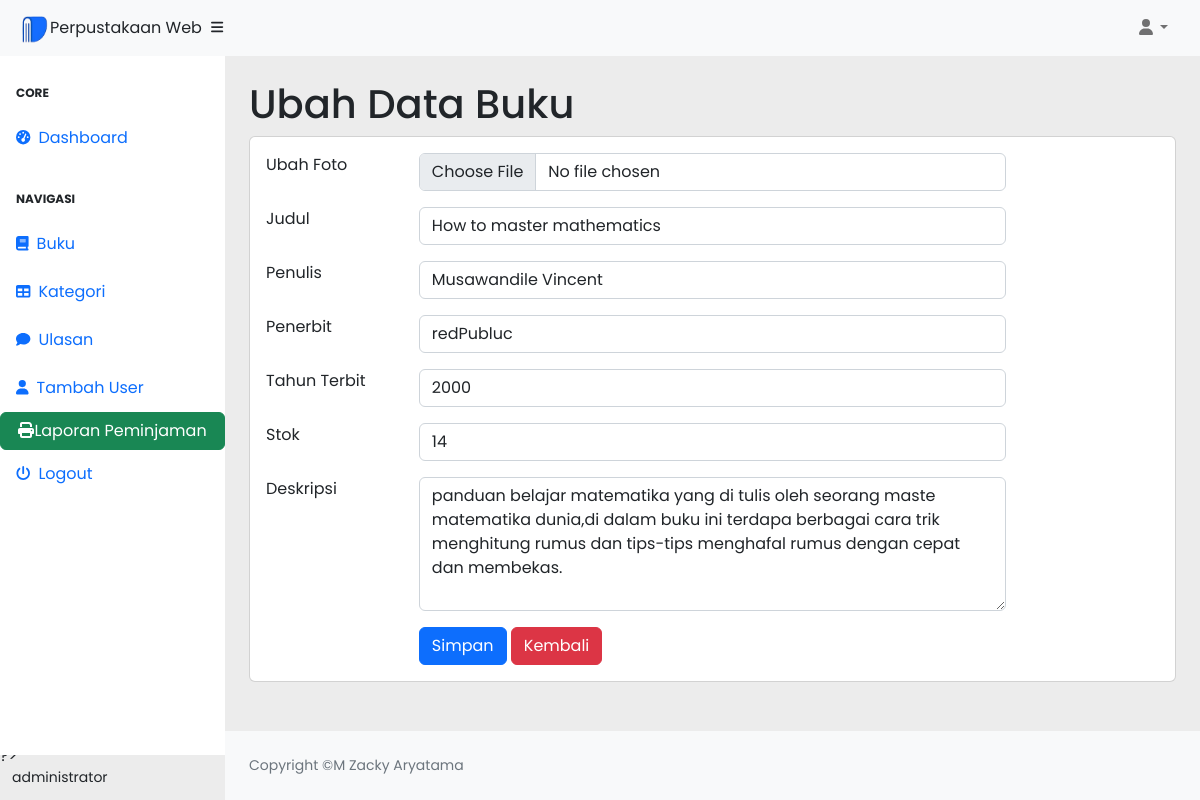
/index.php?page=buku_ubah&bukuID=1 (signed in), run on the app's committed database.
### tables this page shows
CREATE TABLE `t_buku` (
  `bukuID` int(11) NOT NULL,
  `kategoriID` int(11) NOT NULL,
  `stok` int(100) NOT NULL,
  `deskripsi` varchar(500) NOT NULL,
  `judul` varchar(255) DEFAULT NULL,
  `penulis` varchar(255) DEFAULT NULL,
  `penerbit` varchar(255) DEFAULT NULL,
  `tahunTerbit` int(11) DEFAULT NULL,
  `foto` varchar(255) NOT NULL
);

### buku_ubah.php (the view, shortened to what this page needs)
<?php
include 'koneksi.php';
$id = isset($_GET['bukuID']) ? $_GET['bukuID'] : null;
$query = mysqli_query($koneksi,"SELECT * FROM t_buku where bukuID=$id");
$data = mysqli_fetch_array($query);
?>
<!DOCTYPE html>
<html lang="en">
<head>
</head>
<body>
    <h1 class="mt-4">Ubah Data Buku</h1>
    <div class="card">
        <div class="card-body">
            <div class="row">
                <div class="col-md-12">
                    <form method="post" action="buku_ubah.php?bukuID=<?php echo $id; ?>" enctype="multipart/form-data">
                        <div class="row mb-3">
                            <div class="col-md-2">Ubah Foto</div>
                            <div class="col-md-8">
                                <input type="file" class="form-control" name="foto">
                            </div>
                        </div>
                        <div class="row mb-3">
                            <div class="col-md-2">Judul</div>
                            <div class="col-md-8"><input type="text" value="<?php echo $data['judul'];?>" class="form-control" name="judul"></div>
                        </div>
                        <div class="row mb-3">
                            <div class="col-md-2">Penulis</div>
                            <div class="col-md-8"><input type="text" value="<?php echo $data['penulis'];?>" class="form-control" name="penulis"></div>
                        </div>
                        <div class="row mb-3">
                            <div class="col-md-2">Penerbit</div>
                            <div class="col-md-8"><input type="text" value="<?php echo $data['penerbit'];?>" class="form-control" name="penerbit"></div>
                        </div>
                        <div class="row mb-3">
                            <div class="col-md-2">Tahun Terbit</div>
                            <div class="col-md-8"><input type="number" value="<?php echo $data['tahunTerbit'];?>" class="form-control" name="tahunTerbit"></div>
                        </div>
                        <div class="row mb-3">
                            <div class="col-md-2">Stok</div>
                            <div class="col-md-8"><input type="number" value="<?php echo $data['stok'];?>" class="form-control" name="stok"></div>
                        </div>
                        <div class="row mb-3">
                            <div class="col-md-2">Deskripsi</div>
                            <div class="col-md-8">
                                <textarea name="deskripsi" rows="5" class="form-control"><?php echo $data['deskripsi'];?></textarea>
                            </div>
                        </div>
                        <div class="row">
                            <div class="col-md-2"></div>
                            <div class="col-md-8">
                                <button type="submit" class="btn btn-primary" name="submit" value="submit">Simpan</button>
                                <a href="?page=buku" class="btn btn-danger">Kembali</a>
                            </div>
                        </div>
                    </form>
                </div>
            </div>
        </div>
    </div>
</body>
</html>

### body.css (style rules this page uses)
body { font-family: 'Poppins', sans-serif; background: #ececec; }

### data on the page
t_buku: judul "How to master mathematics", penulis "Musawandile Vincent", penerbit "redPubluc", tahunTerbit "2000", stok "14", deskripsi "panduan belajar matematika yang di tulis oleh seorang maste matematika dunia,di dalam buku ini terdapa berbagai cara trik menghitung rumus dan tips-tips menghafal rumus dengan cepat dan membekas."

### other printed values
$_SESSION['user']['namaLengkap'] "administrator"
